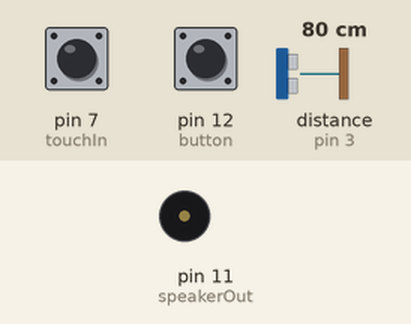
Recording of a sketch running on a simulated Arduino Uno, built with avr-gcc and run on an emulated ATmega328P. Shown: buzzer (waves = sounding). The inputs (shaded band) are chosen by the test bench; at power-on: pin 7 (touchIn) LOW, pin 12 (button) LOW, distance to the obstacle (sensor on pin 3) 80 cm. The echo pulse lasts 58.3 µs per cm.

Above: at 1.2 s.
1.3 s: pin 7 (touchIn) pulled HIGH for 0.15 s
At 1.37 s:
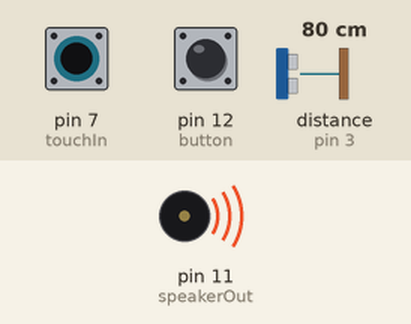
2.9 s: pin 7 (touchIn) pulled HIGH for 3.2 s
At 6.7 s:
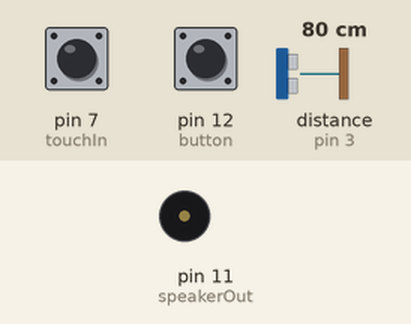
Timing chart, 0 to 8.2 s (numbered marks = the images above; inputs shaded):
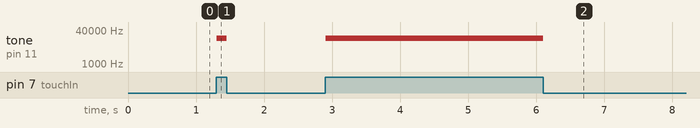

The sketch:

instrumentfunkerish.ino
```cpp
// Echo
const int echoPin = 3;
const int triggerPin = 4;

// Buzzer
const int speakerOut = 11;


// Button
const int button = 12;

// Touch Sensor
const int touchIn = 7;

void setup() {
  // Echo
  pinMode(triggerPin, OUTPUT);
  pinMode(echoPin, INPUT);

  // Buzzer
  pinMode(speakerOut, OUTPUT);

  // Button
  pinMode(button, INPUT);

  // Touch Sensor
  pinMode(touchIn, INPUT);

  Serial.begin(9600);
}

void loop() {
  if (digitalRead(touchIn) != 0) {
    long cm = calculateCm(echo());
    if (cm <= 100 && digitalRead(button) != 1) {
      tone(speakerOut, cm * 200);
    } else {
      tone(speakerOut, cm * 500);
    }
  } else {
    noTone(speakerOut);
  }
}

int echo() {
  // The echoing
  digitalWrite(triggerPin, LOW);
  delayMicroseconds(5);
  digitalWrite(triggerPin, HIGH);
  delayMicroseconds(10);
  digitalWrite(triggerPin, LOW);

  return pulseIn(echoPin, HIGH);
}

int calculateCm(int duration) {
  return (duration/2) / 29.1;
}
```

Measured:
- after the input at 1.3 s, tone on pin 11 (speakerOut): silent → 16000 Hz at once, → silent 0.15 s later
- after the input at 2.9 s, tone on pin 11 (speakerOut): silent → 16000 Hz at once, → silent 3.2 s later
